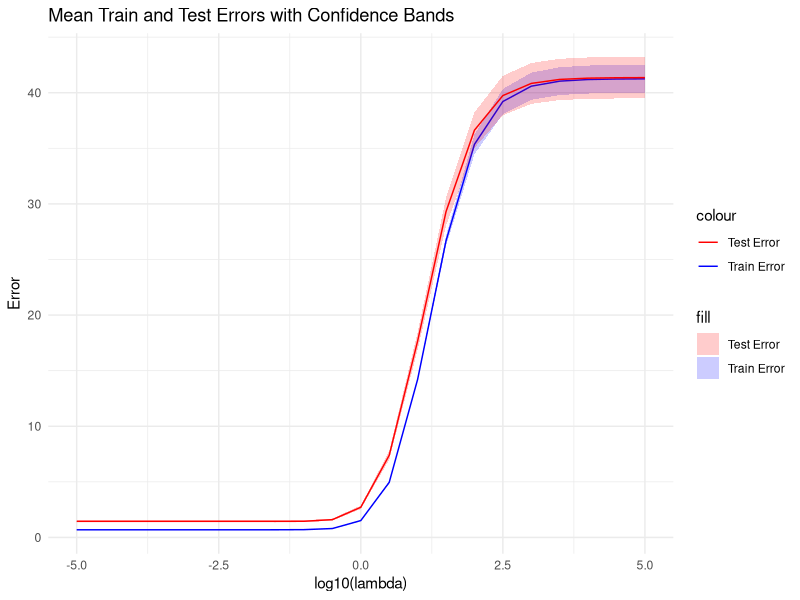
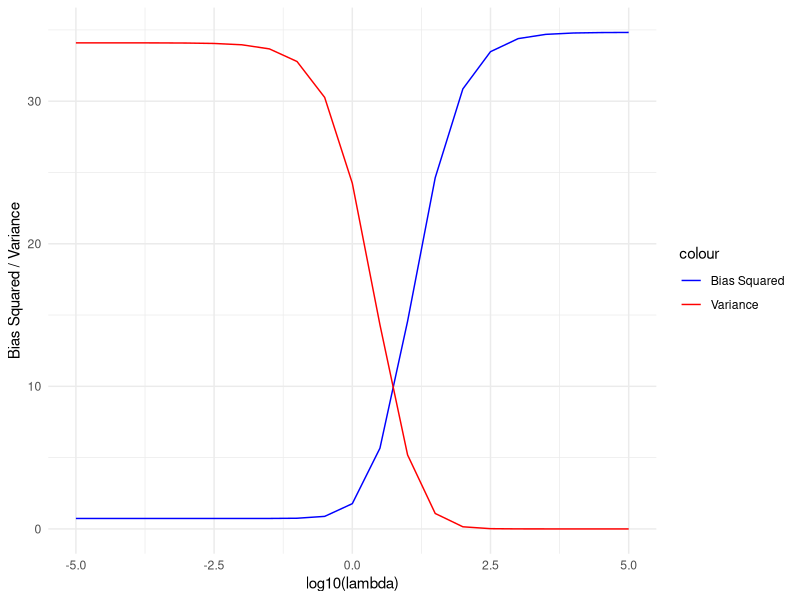
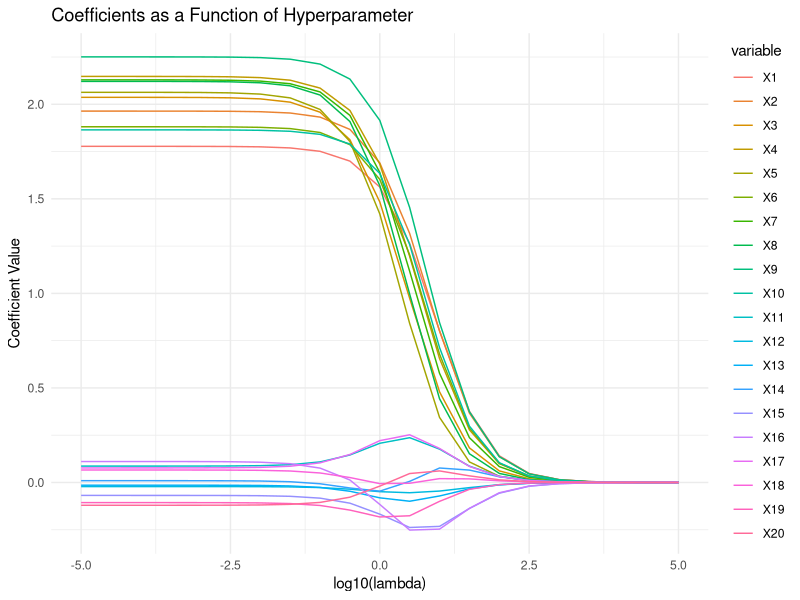

Generate these figures, in order, with R:
## ---- chunk 1
# Load required libraries
library(glmnet)
library(caret)
library(ggplot2)
library(reshape2)


# Set the seed for reproducibility
set.seed(123)

# Define the number of observations and relevant features
num_features_total <- 20
num_examples_total <- 100

num_trials <- 100
prop_relevant_features <- 0.5
prop_train_examples <- 0.7
ci_level <- 0.95

# Define a range of regularization parameters
lambda_seq <- 10^seq(-5, 5, by = 0.5)

# Create empty matrices to store the results
train_errors <- matrix(0, nrow = num_trials, ncol = length(lambda_seq))
test_errors <- matrix(0, nrow = num_trials, ncol = length(lambda_seq))

num_relevant_features <- prop_relevant_features * num_features_total
num_train_examples <- prop_train_examples * num_examples_total 


# Perform the trials
for (i in 1:num_trials) {
  # Generate the feature matrix
  X <- matrix(rnorm(num_features_total * num_examples_total), ncol = num_features_total)
  
  # Generate the true coefficients
  true_coefficients <- c(rep(2, num_relevant_features), rep(0, (num_features_total - num_relevant_features)))
  
  # Generate the target variable
  y <- X %*% true_coefficients + rnorm(num_examples_total)
  
  # Convert data to a dataframe
  data <- data.frame(y, X)
  
  # Split the data into training and testing sets
  train_index <- createDataPartition(data$y, p = prop_train_examples, list = FALSE)
  train_data <- data[train_index, ]
  test_data <- data[-train_index, ]
 
   # Create an empty matrix to store the coefficients
  coefficients <- matrix(0, nrow = length(lambda_seq), ncol = dim(train_data[, -1])[2])
  
  # Lists to store the errors for this trial
  trial_train_errors <- vector("numeric", length(lambda_seq))
  trial_test_errors <- vector("numeric", length(lambda_seq))
  bias_squared <- vector("numeric", length(lambda_seq))
  variance <- vector("numeric", length(lambda_seq))
  
  # Perform Ridge regression for each lambda value
  for (j in seq_along(lambda_seq)) {
    # Train the Ridge model
    ridge_model <- glmnet(x = as.matrix(train_data[, -1]), y = train_data$y, alpha = 0, lambda = lambda_seq[j])
    
    # Make predictions on the training set
    train_predictions <- predict(ridge_model, newx = as.matrix(train_data[, -1]))
    
    # Compute the training error
    trial_train_errors[j] <- mean((train_data$y - train_predictions)^2)
    
    # Make predictions on the test set
    test_predictions <- predict(ridge_model, newx = as.matrix(test_data[, -1]))
    
    # Compute the test error
    trial_test_errors[j] <- mean((test_data$y - test_predictions)^2)
    
    # Compute the bias squared
    bias_squared[j] <- mean((train_predictions - train_data$y)^2)
    
    # Compute the variance
    variance[j] <- mean((train_predictions - mean(train_predictions))^2)
    
    # Store the coefficients for this lambda value
    coefficients[j, ] <- coef(ridge_model)[-1]
  }
  
  
  # Store the errors for this trial in the matrices
  train_errors[i, ] <- trial_train_errors
  test_errors[i, ] <- trial_test_errors
}

# Calculate the mean and standard deviation of the train and test errors
mean_train_errors <- apply(train_errors, 2, mean)
mean_test_errors <- apply(test_errors, 2, mean)
sd_train_errors <- apply(train_errors, 2, sd)
sd_test_errors <- apply(test_errors, 2, sd)

# Create a data frame with lambda and errors
error_data <- data.frame(lambda = lambda_seq, TrainError = mean_train_errors, TestError = mean_test_errors, TrainSE = sd_train_errors, TestSE = sd_test_errors)

## ---- chunk 2
# Plot the train and test errors with confidence bands
ggplot(error_data,aes(x = log10(lambda))) +
  geom_line(aes(y = TrainError, color = "Train Error")) +
  geom_ribbon(aes(ymin = TrainError - qnorm(0.5*(1 + ci_level)) * TrainSE/sqrt(num_trials - 1), ymax = TrainError + qnorm(0.5*(1 + ci_level)) * TrainSE/sqrt(num_trials - 1), fill = "Train Error"), alpha = 0.2) +
  geom_line(aes(y = TestError, color = "Test Error")) +
  geom_ribbon(aes(ymin = TestError - qnorm(0.5*(1 + ci_level)) * TestSE/sqrt(num_trials - 1), ymax = TestError + qnorm(0.5*(1 + ci_level)) * TestSE/sqrt(num_trials - 1), fill = "Test Error"), alpha = 0.2) +
  scale_color_manual(values = c("Train Error" = "blue", "Test Error" = "red")) +
  scale_fill_manual(values = c("Train Error" = "blue", "Test Error" = "red")) +
  labs(x = "log10(lambda)", y = "Error", title = "Mean Train and Test Errors with Confidence Bands") +
  theme_minimal() 
## ---- chunk 3
# Create a data frame with lambda and bias/variance
bias_variance_data <- data.frame(lambda = lambda_seq, BiasSquared = bias_squared, Variance = variance)

# Plot the bias squared and variance
ggplot(bias_variance_data, aes(x = log10(lambda))) +
  geom_line(aes(y = BiasSquared, color = "Bias Squared")) +
  geom_line(aes(y = Variance, color = "Variance")) +
  scale_color_manual(values = c("Bias Squared" = "blue", "Variance" = "red")) +
  labs(x = "log10(lambda)", y = "Bias Squared / Variance") +
  theme_minimal()
## ---- chunk 4
# Create a data frame with lambda and coefficients
coefficients_data <- data.frame(lambda = lambda_seq, coefficients)

# Melt the data frame to long format for plotting
melted_coefficients <- reshape2::melt(coefficients_data, id.vars = "lambda")

# Plot the coefficients as a function of the hyperparameter
ggplot(melted_coefficients, aes(x = log10(lambda), y = value, color = variable)) +
  geom_line() +
  labs(x = "log10(lambda)", y = "Coefficient Value", title = "Coefficients as a Function of Hyperparameter") +
  theme_minimal()

